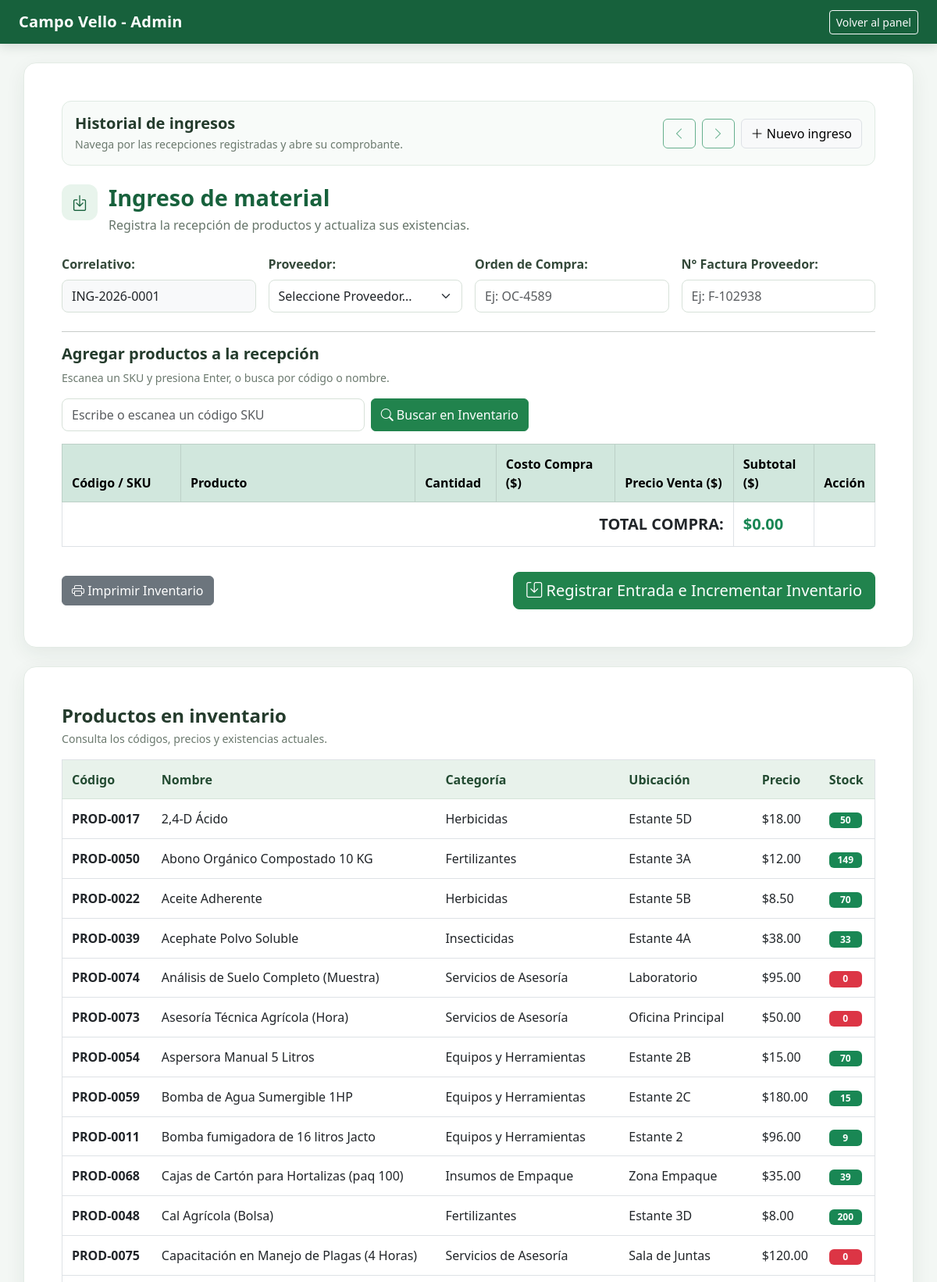
The page /admin/gestionar_productos.php (upper part) on the database its author committed.
### tables this page shows
CREATE TABLE `productos` (
  `id` int(11) NOT NULL,
  `codigo` varchar(50) DEFAULT NULL,
  `name` varchar(150) DEFAULT NULL,
  `category_id` int(11) DEFAULT NULL,
  `location` varchar(120) DEFAULT NULL,
  `price` decimal(10,2) DEFAULT NULL,
  `stock` int(11) DEFAULT 0
);

### admin/gestionar_productos.php (the view, shortened to what this page needs)
<?php
require_once '../includes/config.php';
$ingresoIdActual = filter_input(INPUT_GET, 'id', FILTER_VALIDATE_INT);
$ingresoActual = null;
$idIngresoAnterior = null;
$idIngresoSiguiente = null;
$idUltimoIngreso = $pdo->query('SELECT MAX(id) FROM ingresos')->fetchColumn();
if ($ingresoIdActual) {
    $stmtIngreso = $pdo->prepare("
        SELECT i.*, p.nombre AS proveedor_nombre, u.nombre AS usuario_nombre
        FROM ingresos i
        LEFT JOIN proveedores p ON p.id = i.id_proveedor
        LEFT JOIN usuarios u ON u.id = i.id_usuario
        WHERE i.id = ?
    ");
    $stmtIngreso->execute([$ingresoIdActual]);
    $ingresoActual = $stmtIngreso->fetch();
    if ($ingresoActual) {
        $stmtDetallesIngreso = $pdo->prepare("
            SELECT d.*, p.codigo AS producto_codigo, p.name AS producto_nombre
            FROM ingreso_detalles d
            LEFT JOIN productos p ON p.id = d.id_producto
            WHERE d.id_ingreso = ?
            ORDER BY d.id ASC
        ");
        $stmtDetallesIngreso->execute([$ingresoIdActual]);
        $detallesIngresoActual = $stmtDetallesIngreso->fetchAll();
        $stmtAnterior = $pdo->prepare('SELECT MAX(id) FROM ingresos WHERE id < ?');
        $stmtAnterior->execute([$ingresoIdActual]);
        $idIngresoAnterior = $stmtAnterior->fetchColumn() ?: null;
        $stmtSiguiente = $pdo->prepare('SELECT MIN(id) FROM ingresos WHERE id > ?');
        $stmtSiguiente->execute([$ingresoIdActual]);
        $idIngresoSiguiente = $stmtSiguiente->fetchColumn() ?: null;
    }
} else {
    $idIngresoAnterior = $idUltimoIngreso ?: null;
}
$correlativo = 'ING-' . date('Y') . '-0001';
if (isset($pdo) &&$pdo instanceof PDO) {
    try {
        $stmt_ing =$pdo->query("SELECT MAX(id) AS ultimo FROM ingresos");
        $row_ing =$stmt_ing->fetch();
        $ultimo_id =$row_ing['ultimo'] ?? 0;
        $correlativo = 'ING-' . date('Y') . '-' . str_pad($ultimo_id + 1, 4, '0', STR_PAD_LEFT);
    } catch (PDOException $e) {
    }
}
$stmt_prod = $pdo->query("
    SELECT
        p.id,
        p.codigo,
        p.name AS nombre,
        COALESCE(c.name, 'Sin categoría') AS categoria,
        p.location AS ubicacion,
        p.price AS precio,
        p.stock
    FROM productos p
    LEFT JOIN categorias c ON c.id = p.category_id
    ORDER BY p.name ASC
");
$productos = $stmt_prod->fetchAll();
?>
<!DOCTYPE html>
<html lang="es">
<head>
    <link rel="stylesheet" href="https://cdn.jsdelivr.net/npm/bootstrap@5.3.0/dist/css/bootstrap.min.css">
    <link rel="stylesheet" href="https://cdn.jsdelivr.net/npm/bootstrap-icons@1.11.0/font/bootstrap-icons.css">
</head>
<body>
<nav class="navbar navbar-expand-lg navbar-dark navbar-custom px-4 mb-4">
    <a class="navbar-brand fw-bold" href="#">Campo Vello - Admin</a>
    <div class="ms-auto">
        <a href="dashboard.php" class="btn btn-outline-light btn-sm">Volver al panel</a>
    </div>
</nav>
<div class="container bg-white p-4 p-md-5 mb-4 page-card">
    <section class="receipt-history mb-4" aria-labelledby="receiptHistoryTitle">
        <div class="d-flex flex-wrap justify-content-between align-items-center gap-3">
            <div>
                <h2 class="section-title h5 mb-1" id="receiptHistoryTitle">Historial de ingresos</h2>
                <p class="search-help mb-0">
                    <?= $ingresoActual
                        ? 'Ingreso seleccionado: ' . htmlspecialchars($ingresoActual['correlativo'], ENT_QUOTES, 'UTF-8')
                        : 'Navega por las recepciones registradas y abre su comprobante.' ?>
                </p>
            </div>
            <div class="d-flex flex-wrap align-items-center gap-2">
                <a class="btn btn-outline-success <?= !$idIngresoAnterior ? 'disabled' : '' ?>"
                   href="<?= $idIngresoAnterior ? 'gestionar_productos.php?id=' . (int) $idIngresoAnterior : '#' ?>"
                   aria-label="Ver ingreso anterior" <?= !$idIngresoAnterior ? 'aria-disabled="true" tabindex="-1"' : '' ?>>
                    <i class="bi bi-chevron-left"></i>
                </a>
                <a class="btn btn-outline-success <?= !$idIngresoSiguiente ? 'disabled' : '' ?>"
                   href="<?= $idIngresoSiguiente ? 'gestionar_productos.php?id=' . (int) $idIngresoSiguiente : '#' ?>"
                   aria-label="Ver ingreso siguiente" <?= !$idIngresoSiguiente ? 'aria-disabled="true" tabindex="-1"' : '' ?>>
                    <i class="bi bi-chevron-right"></i>
                </a>
                <a class="btn btn-light border" href="gestionar_productos.php">
                    <i class="bi bi-plus-lg"></i> Nuevo ingreso
                </a>
            </div>
        </div>
    </section>
    <div class="page-heading">
        <div class="page-heading-icon"><i class="bi bi-box-arrow-in-down"></i></div>
        <div>
            <h1>Ingreso de material</h1>
            <p>Registra la recepción de productos y actualiza sus existencias.</p>
        </div>
    </div>
    <form id="formIngreso" action="guardar_ingreso.php" method="POST">
        <div class="row g-3 mb-4">
            <div class="col-md-3">
                <label class="form-label fw-bold">Correlativo:</label>
                <input type="text" class="form-control bg-light" name="correlativo" value="<?= htmlspecialchars($correlativo) ?>" readonly>
            </div>
            <div class="col-md-3">
                <label class="form-label fw-bold">Proveedor:</label>
                <select class="form-select" name="id_proveedor" required>
                    <option value="">Seleccione Proveedor...</option>
                </select>
            </div>
            <div class="col-md-3">
                <label class="form-label fw-bold">Orden de Compra:</label>
                <input type="text" class="form-control" name="orden_compra" placeholder="Ej: OC-4589">
            </div>
            <div class="col-md-3">
                <label class="form-label fw-bold">N° Factura Proveedor:</label>
                <input type="text" class="form-control" name="num_factura" placeholder="Ej: F-102938" required>
            </div>
        </div>
        <hr>
        <h5 class="section-title mb-2">Agregar productos a la recepción</h5>
        <p class="search-help mb-3">Escanea un SKU y presiona Enter, o busca por código o nombre.</p>
        <div class="row mb-3">
            <div class="col-lg-7 d-flex flex-column flex-sm-row gap-2">
                <input type="text" id="buscarCodigo" class="form-control" placeholder="Escribe o escanea un código SKU" autocomplete="off" aria-label="Código SKU del producto">
                <button type="button" class="btn btn-green text-nowrap" data-bs-toggle="modal" data-bs-target="#modalBuscarInventario">
                    <i class="bi bi-search"></i> Buscar en Inventario
                </button>
            </div>
        </div>
        <div class="table-responsive mb-3">
            <table class="table table-bordered align-middle">
                <thead class="table-success">
                    <tr>
                        <th style="width: 15%;">Código / SKU</th>
                        <th style="width: 30%;">Producto</th>
                        <th style="width: 10%;">Cantidad</th>
                        <th style="width: 15%;">Costo Compra ($)</th>
                        <th style="width: 15%;">Precio Venta ($)</th>
                        <th style="width: 10%;">Subtotal ($)</th>
                        <th style="width: 5%;">Acción</th>
                    </tr>
                </thead>
                <tfoot>
                    <tr>
                        <td colspan="5" class="text-end fw-bold fs-5">TOTAL COMPRA:</td>
                        <td class="fw-bold fs-5 text-success" id="totalTexto">$0.00</td>
                        <td></td>
                    </tr>
                </tfoot>
            </table>
        </div>
        <div class="d-flex justify-content-between align-items-center receipt-actions">
            <button type="button" class="btn btn-secondary" onclick="window.print()"><i class="bi bi-printer"></i> Imprimir Inventario</button>
            <button type="submit" class="btn btn-green btn-lg"><i class="bi bi-save"></i> Registrar Entrada e Incrementar Inventario</button>
        </div>
    </form>
</div>
<div class="container bg-white p-4 p-md-5 mb-5 page-card">
    <h2 class="section-title h4 mb-1">Productos en inventario</h2>
    <p class="search-help mb-3">Consulta los códigos, precios y existencias actuales.</p>
    <div class="table-responsive">
        <table class="table table-hover align-middle border">
            <thead class="table-header-green">
                <tr>
                    <th>Código</th>
                    <th>Nombre</th>
                    <th>Categoría</th>
                    <th>Ubicación</th>
                    <th>Precio</th>
                    <th>Stock</th>
                </tr>
            </thead>
            <tbody>
                <?php if (!empty($productos)): ?>
                    <?php foreach ($productos as$prod): ?>
                        <tr>
                            <td class="fw-bold"><?= htmlspecialchars($prod['codigo']) ?></td>
                            <td><?= htmlspecialchars($prod['nombre']) ?></td>
                            <td><?= htmlspecialchars($prod['categoria'] ?? 'Sin categoría') ?></td>
                            <td><?= htmlspecialchars($prod['ubicacion'] ?? 'N/A') ?></td>
                            <td>$<?= number_format($prod['precio'], 2) ?></td>
                            <td><span class="badge bg-<?= $prod['stock'] > 5 ? 'success' : 'danger' ?> stock-badge"><?= (int) $prod['stock'] ?></span></td>
                        </tr>
                    <?php endforeach; ?>
                <?php else: ?>
                    <tr><td colspan="6" class="text-center text-muted">No hay productos en inventario.</td></tr>
                <?php endif; ?>
            </tbody>
        </table>
    </div>
</div>
</body>
</html>

### admin/gestionar_productos.php (style rules this page uses)
body { background: #f3f7f4; color: #23332a; }
.navbar-custom { background: #17613c; box-shadow: 0 3px 14px rgba(20, 54, 35, .14); }
.navbar-brand { letter-spacing: .2px; }
.page-card { border: 1px solid #e3ebe5; border-radius: 16px; box-shadow: 0 8px 26px rgba(28, 62, 41, .07) !important; }
.page-heading { display: flex; align-items: flex-start; gap: 14px; margin-bottom: 26px; }
.page-heading-icon { display: grid; place-items: center; width: 46px; height: 46px; flex: 0 0 46px; border-radius: 12px; background: #e8f4ec; color: #17613c; font-size: 1.35rem; }
.page-heading h1 { margin: 0 0 5px; color: #17613c; font-size: clamp(1.35rem, 2.5vw, 1.8rem); font-weight: 700; }
.page-heading p { margin: 0; color: #66756a; }
.section-title { color: #243b2c; font-weight: 700; }
.form-label { color: #34493a; }
.form-control, .form-select { min-height: 42px; border-color: #d7e1d9; border-radius: 8px; }
.btn-green { background: #21834d; border-color: #21834d; color: white; }
.table-header-green th { background: #e8f2eb; color: #234b32; border-bottom-color: #d5e4d9; }
.table > :not(caption) > * > * { padding: .8rem .75rem; }
.search-help { color: #6b796e; font-size: .88rem; }
.stock-badge { min-width: 42px; }
.receipt-history { padding: 16px; border: 1px solid #e0ebe3; border-radius: 12px; background: #f8fbf9; }

### rows shown on the page
productos: codigo "PROD-0017", name "2,4-D Ácido", categoria "Herbicidas", location "Estante 5D", price "18.00", stock "50"
productos: codigo "PROD-0050", name "Abono Orgánico Compostado 10 KG", categoria "Fertilizantes", location "Estante 3A", price "12.00", stock "149"
productos: codigo "PROD-0022", name "Aceite Adherente", categoria "Herbicidas", location "Estante 5B", price "8.50", stock "70"
productos: codigo "PROD-0039", name "Acephate Polvo Soluble", categoria "Insecticidas", location "Estante 4A", price "38.00", stock "33"
productos: codigo "PROD-0074", name "Análisis de Suelo Completo (Muestra)", categoria "Servicios de Asesoría", location "Laboratorio", price "95.00", stock "0"
productos: codigo "PROD-0073", name "Asesoría Técnica Agrícola (Hora)", categoria "Servicios de Asesoría", location "Oficina Principal", price "50.00", stock "0"
productos: codigo "PROD-0054", name "Aspersora Manual 5 Litros", categoria "Equipos y Herramientas", location "Estante 2B", price "15.00", stock "70"
productos: codigo "PROD-0059", name "Bomba de Agua Sumergible 1HP", categoria "Equipos y Herramientas", location "Estante 2C", price "180.00", stock "15"
productos: codigo "PROD-0011", name "Bomba fumigadora de 16 litros Jacto", categoria "Equipos y Herramientas", location "Estante 2", price "96.00", stock "9"
productos: codigo "PROD-0068", name "Cajas de Cartón para Hortalizas (paq 100)", categoria "Insumos de Empaque", location "Zona Empaque", price "35.00", stock "39"
productos: codigo "PROD-0048", name "Cal Agrícola (Bolsa)", categoria "Fertilizantes", location "Estante 3D", price "8.00", stock "200"
productos: codigo "PROD-0075", name "Capacitación en Manejo de Plagas (4 Horas)", categoria "Servicios de Asesoría", location "Sala de Juntas", price "120.00", stock "0"
